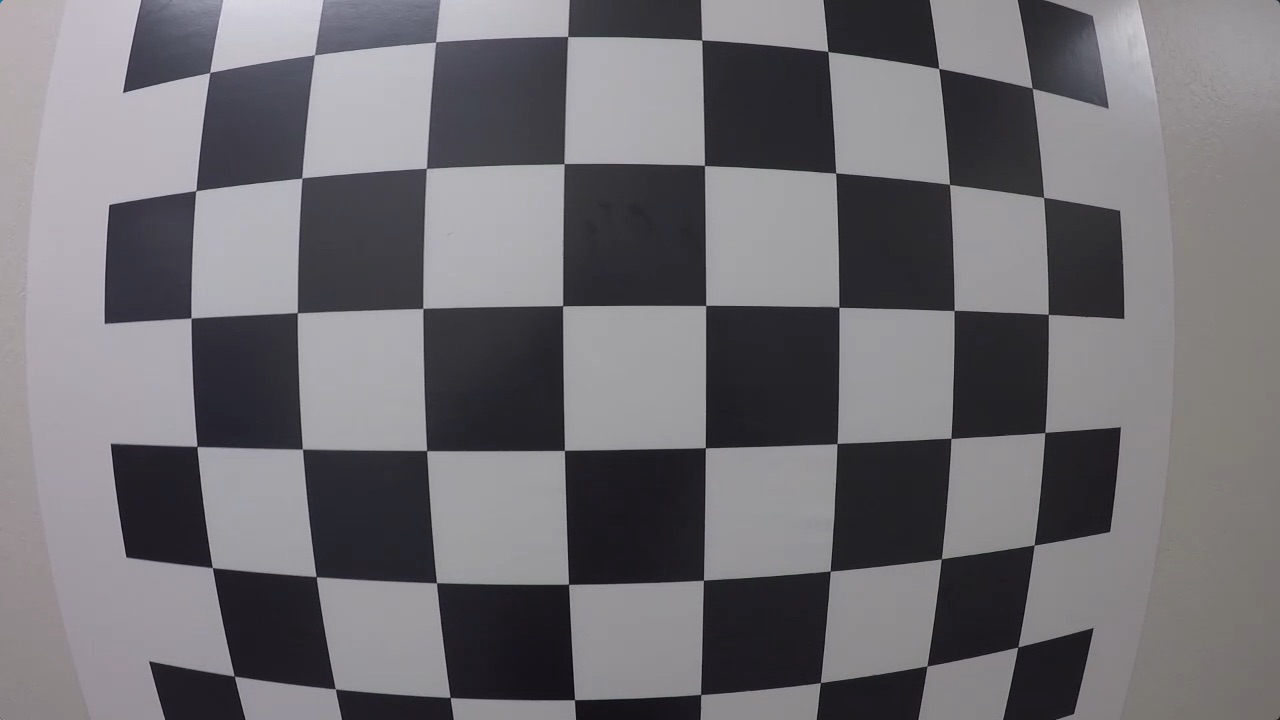
#> input picture project02 advanced lane lines/lecture/calibration_test.png, 1280 x 720 px; the run also reads 1 picture not shown here
$ jupyter execute --allow-errors camera_calibration.ipynb   (shell and % lines are left out)   (older library calls are emulated)
#> lines starting #> are read from the running program, lines starting #| are printed output that depends on the picture; after the words box and inside, x2 and y2 are one past the last pixel; in counts of white or black regions, pixels touching at a corner belong together
## Disable Scroll

## Drawing Corners

[cell 1]
import numpy as np
import cv2
import matplotlib.pyplot as plt
import matplotlib.image as mpimg

# prepare object points
nx = 6  #TODO: enter the number of inside corners in x
ny = 8  #TODO: enter the number of inside corners in y

# Make a list of calibration images
fname = 'calibration_test.png'
img = cv2.imread(fname)
#> img is the input picture: shape (720, 1280, 3); mean B, G, R 115.4, 110.9, 112.9

# Convert to grayscale
gray = cv2.cvtColor(img, cv2.COLOR_BGR2GRAY)

# Find the chessboard corners
ret, corners = cv2.findChessboardCorners(gray, (nx, ny), None)
#> ret = True; corners = 48 rows, first 8: [1032.2, 88.22], [1043.5, 197.3], [1048.1, 314.3], [1044.9, 432.5], [1034, 545], [1017.8, 647.1], [938.9, 68.44], [949.4, 184.2]

# print(ret, corners)

# If found, draw corners
if ret == True:
    # Draw and display the corners
    cv2.drawChessboardCorners(img, (nx, ny), corners, ret)
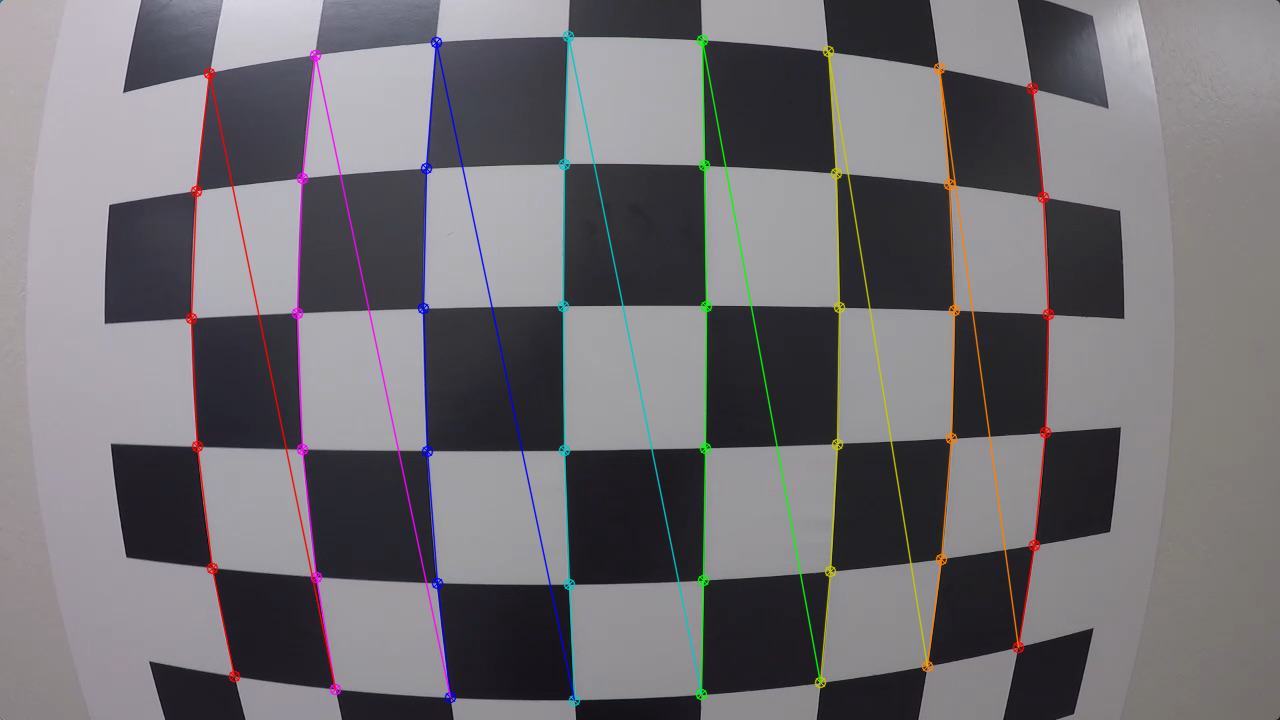
#> img: shape (720, 1280, 3); 3.47% of pixels changed, all inside (x1, y1, x2, y2) = (185, 30, 1055, 707)
    plt.imshow(img)

Camera Calibration with OpenCV
===

### Run the code in the cell below to extract object points and image points for camera calibration.

[cell 2]
import numpy as np
import cv2
import glob
import matplotlib.pyplot as plt

# prepare object points, like (0,0,0), (1,0,0), (2,0,0) ....,(6,5,0)
objp = np.zeros((6*8,3), np.float32)
objp[:,:2] = np.mgrid[0:8, 0:6].T.reshape(-1,2)

# Arrays to store object points and image points from all the images.
objpoints = [] # 3d points in real world space
imgpoints = [] # 2d points in image plane.

# Make a list of calibration images
images = glob.glob('calibration_wide/GO*.jpg')

# Step through the list and search for chessboard corners
for idx, fname in enumerate(images):
    img = cv2.imread(fname)
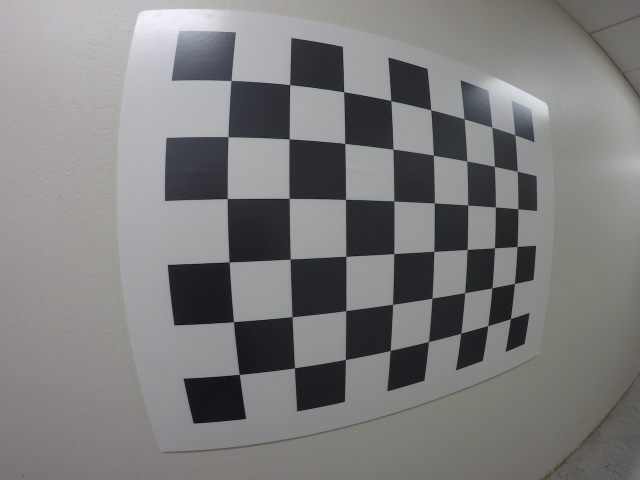
#> input picture project02 advanced lane lines/lecture/calibration_wide/GOPR0032.jpg, 1280 x 960 px (shown at 1/2 size)
#> img is the input picture: shape (960, 1280, 3); mean B, G, R 124.7, 124.9, 125.1
    gray = cv2.cvtColor(img, cv2.COLOR_BGR2GRAY)
#> gray: shape (960, 1280)

    # Find the chessboard corners
    ret, corners = cv2.findChessboardCorners(gray, (8,6), None)
#> corners = 48 rows, first 8: [462.6, 161.3], [579.9, 169.7], [687.9, 184.1], [782.3, 201.7], [862.1, 220.2], [928.7, 238.1], [984.4, 254.6], [1030.1, 270]

    # If found, add object points, image points
    if ret == True:
        objpoints.append(objp)
        imgpoints.append(corners)

        # Draw and display the corners
        cv2.drawChessboardCorners(img, (8,6), corners, ret)
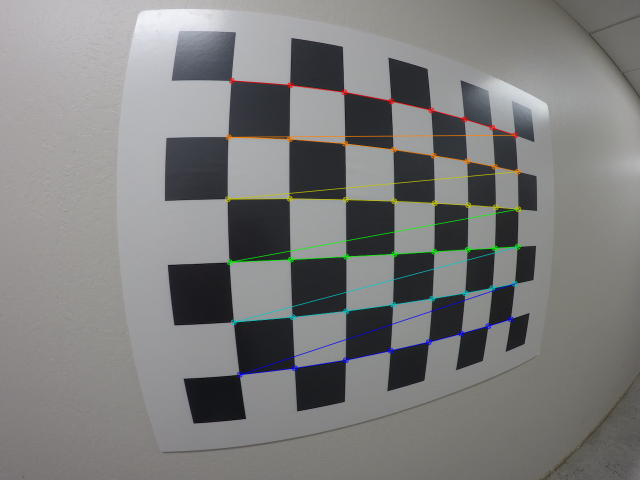
#> img: shape (960, 1280, 3) (shown at 1/2 size); 1.83% of pixels changed, all inside (x1, y1, x2, y2) = (449, 155, 1043, 756)
        #write_name = 'corners_found'+str(idx)+'.jpg'
        #cv2.imwrite(write_name, img)
        cv2.imshow('img', img)
        cv2.waitKey(500)
#> pass 2 of the loop `for idx, fname in enumerate(images):`:
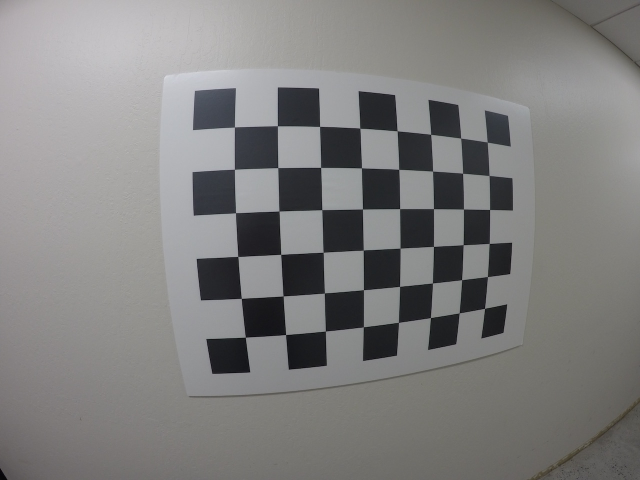
#> input picture project02 advanced lane lines/lecture/calibration_wide/GOPR0033.jpg, 1280 x 960 px (shown at 1/2 size)
#> img is the input picture: shape (960, 1280, 3); mean B, G, R 126.8, 127.5, 128.1
#> `ret, corners = cv2.findChessboardCorners(gray, (8,6), None)`: corners = 48 rows, first 8: [469.4, 254.5], [555.3, 252.3], [639.7, 253.2], [720.3, 256.6], [794.7, 262.2], [861.9, 269], [922, 276.5], [974.9, 284.9]
#> `cv2.drawChessboardCorners(img, (8,6), corners, ret)`:
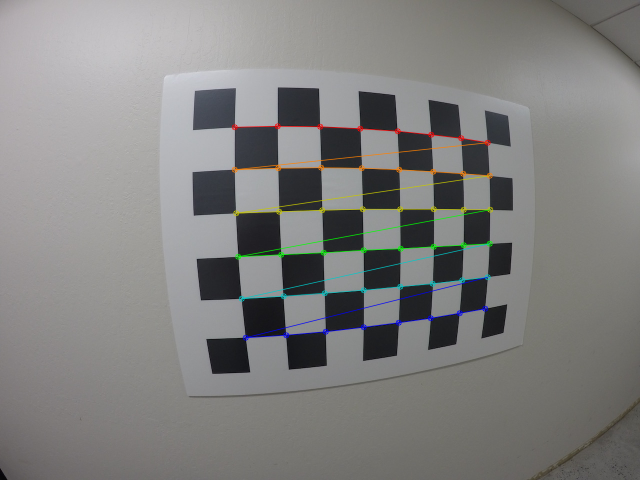
#> img: shape (960, 1280, 3) (shown at 1/2 size); 1.66% of pixels changed, all inside (x1, y1, x2, y2) = (463, 246, 987, 682)
#> pass 3 of the loop `for idx, fname in enumerate(images):`:
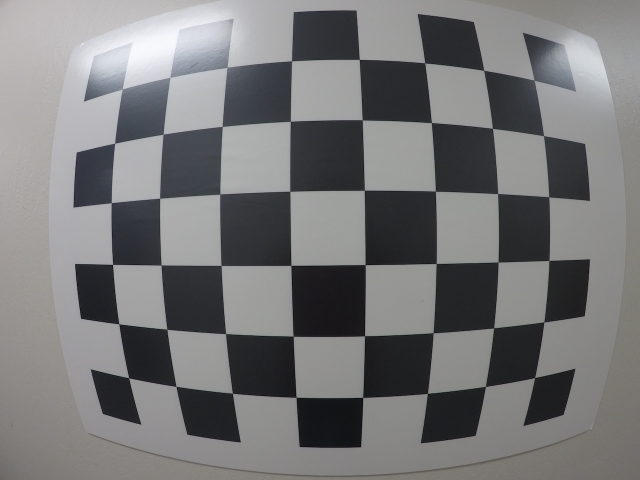
#> input picture project02 advanced lane lines/lecture/calibration_wide/GOPR0034.jpg, 1280 x 960 px (shown at 1/2 size)
#> img is the input picture: shape (960, 1280, 3); mean B, G, R 120, 119.2, 119.1
#> `ret, corners = cv2.findChessboardCorners(gray, (8,6), None)`: corners = 48 rows, first 8: [244.7, 178.6], [340.3, 155.1], [454.6, 135], [583.6, 122], [719.1, 119.1], [849.8, 126.1], [968, 140.8], [1069.3, 161.3]
#> `cv2.drawChessboardCorners(img, (8,6), corners, ret)`:
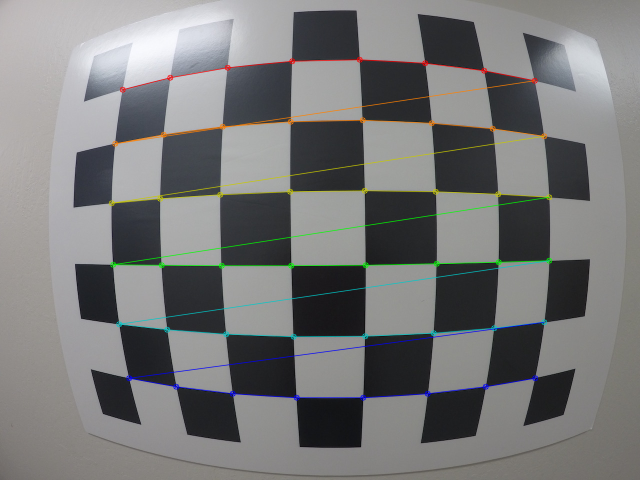
#> img: shape (960, 1280, 3) (shown at 1/2 size); 2.56% of pixels changed, all inside (x1, y1, x2, y2) = (217, 113, 1105, 802)

cv2.destroyAllWindows()

[cell 3]
print("--obj points--")
# print(np.zeros((6*8,3), np.float32).shape)
print(len(objpoints))
print(objpoints[0].shape)
print(objp.shape)
# print(objpoints[1])
# print(objp)

print("\n\n--image points--")
print(len(imgpoints))
#| 3
print(imgpoints[0].shape)
#| (48, 1, 2)
# [10 lines of commented-out code are left out]

### If the above cell ran sucessfully, you should now have `objpoints` and `imgpoints` needed for camera calibration.  Run the cell below to calibrate, calculate distortion coefficients, and test undistortion on an image!

#> (a cell that did not finish here is left out)

## Undistort and Transform Perspective

[cell 5]
import pickle
import cv2
import numpy as np
import matplotlib.pyplot as plt
import matplotlib.image as mpimg

# Read in the saved camera matrix and distortion coefficients
# These are the arrays you calculated using cv2.calibrateCamera()
dist_pickle = pickle.load( open( "wide_dist_pickle.p", "rb" ) )
#> (reads project02 advanced lane lines/lecture/wide_dist_pickle.p from the repository)
mtx = dist_pickle["mtx"]
dist = dist_pickle["dist"]

# Read in an image
img = cv2.imread('test_image2.png') # BGR
nx = 8 # the number of inside corners in x
ny = 6 # the number of inside corners in y

def corners_unwarp(img, nx, ny, mtx, dist):
    # Pass in your image into this function
    # Write code to do the following steps
    # 1) Undistort using mtx and dist
#> called with nx = 8, ny = 6, mtx = array of shape (3, 3), dist = array of shape (1, 5)
    image = cv2.undistort(img, mtx, dist, None, mtx)
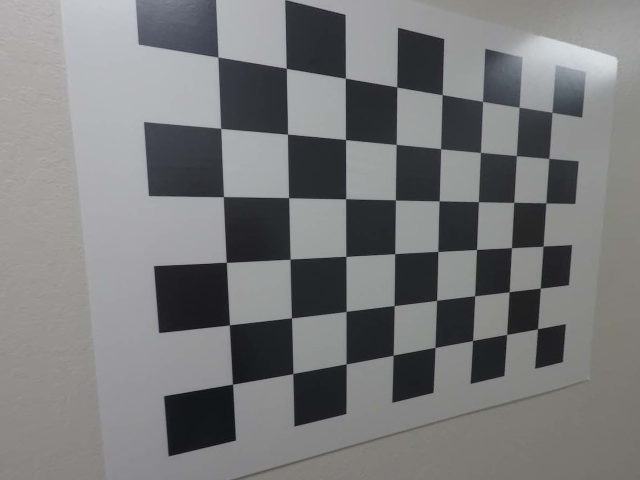
#> image: shape (960, 1280, 3) (shown at 1/2 size); mean B, G, R 123, 122, 121.3
#     plt.imshow(dst)

    # 2) Convert to grayscale
#     image = cv2.cvtColor(image, cv2.COLOR_RGB2GRAY)
    image = cv2.cvtColor(image, cv2.COLOR_BGR2GRAY)
#> image: shape (960, 1280)

    # 3) Find the chessboard corners
    found_corner, corners = cv2.findChessboardCorners(image, (8,6), None)
#> found_corner = True; corners = 48 rows, first 8: [436.5, 114.3], [573.6, 137.9], [691.4, 156.3], [793.9, 174.5], [884.1, 190.4], [966.1, 203.4], [1037.9, 215.7], [1104, 224.7]

#     import pdb; pdb.set_trace()

    # 4)
#     cv2.drawChessboardCorners(image, (nx, ny), corners, found_corner)

    plt.imshow(image, cmap='gray')

#     plt.imshow(image)
    plt.plot(corners[0][0][0], corners[0][0][1], '.', markersize=20)
    plt.plot(corners[7][0][0], corners[7][0][1], '.', markersize=20)
    plt.plot(corners[40][0][0], corners[40][0][1], '.', markersize=20)
    plt.plot(corners[47][0][0], corners[47][0][1], '.', markersize=20)

    # 5)
#     src_points = np.float32([[,],[,],[,],[,]])
    src_points = np.array([
        corners[0][0],
        corners[7][0],
        corners[40][0],
        corners[47][0]
    ], np.float32)
#> src_points = [[436.5, 114.3], [1104, 224.7], [465.3, 768.6], [1075.5, 658]]

#             a) draw corners
#             b) define 4 source points src = np.float32([[,],[,],[,],[,]])
#                  Note: you could pick any four of the detected corners
#                  as long as those four corners define a rectangle
#                  One especially smart way to do this would be to use four well-chosen
#                  corners that were automatically detected during the undistortion steps
#                  We recommend using the automatic detection of corners in your code

    # 6
    dst_points = np.array([
        [250, 250],
        [1000, 250],
        [250, 800],
        [1000, 800],
    ], np.float32)

    # 7
    M = cv2.getPerspectiveTransform(src_points, dst_points)
#> M = [[0.493, -0.0547, -6.65], [-0.203, 0.584, 224.2], [-0.000407, -0.000114, 1]]

    # 8
    image_size = (image.shape[1], image.shape[0])
#> image_size = (1280, 960)
    warped = cv2.warpPerspective(image, M, image_size, flags=cv2.INTER_LINEAR)
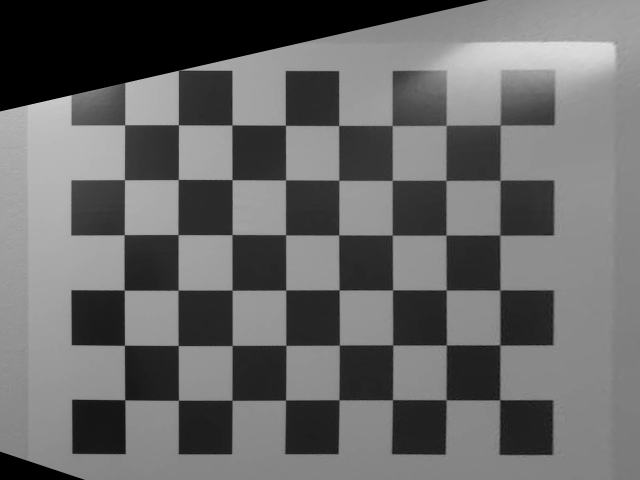
#> warped: shape (960, 1280) (shown at 1/2 size); min 0, max 228, mean 104.3

            # c) define 4 destination points dst = np.float32([[,],[,],[,],[,]])
            # d) use cv2.getPerspectiveTransform() to get M, the transform matrix
            # e) use cv2.warpPerspective() to warp your image to a top-down view
    # 1


    #delete the next two lines
    # M = None
    # warped = np.copy(img)
    # warped = dst
    return warped, M

top_down, perspective_M = corners_unwarp(img, nx, ny, mtx, dist)
#> perspective_M has the same summary as M in corners_unwarp
f, (ax1, ax2) = plt.subplots(1, 2, figsize=(24, 9))
f.tight_layout()
ax1.imshow(img)
ax1.set_title('Original Image', fontsize=50)
ax2.imshow(top_down, cmap='gray')
ax2.set_title('Undistorted and Warped Image', fontsize=50)
plt.subplots_adjust(left=0., right=1, top=0.9, bottom=0.)
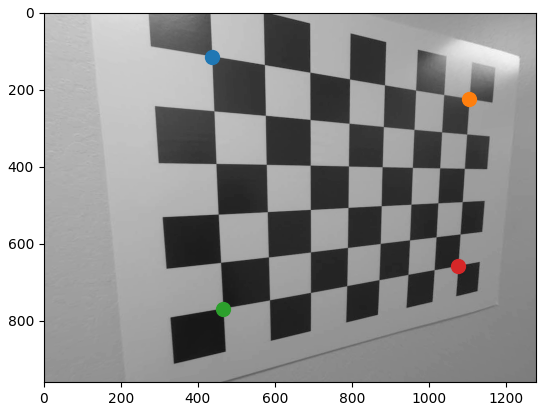
#> figure drawn by matplotlib, 1 panel
#> figure, not shown here; B, G, R data is drawn as R, G, B

[cell 6]
corners[0]
print(corners.shape)
#| (48, 1, 2)
dst_points = np.array([
    [250, 250],
    [1000, 250],
    [250, 800],
    [1000, 800],
], np.float32)

dst_points

print(top_down.shape)
#| (960, 1280)

## From the lecture

[cell 7]
# Define a function that takes an image, number of x and y points,
# camera matrix and distortion coefficients
# [33 lines left out: function corners_unwarp, not called in this run]

# Sobel

[cell 8]
import numpy as np
import cv2
import matplotlib.pyplot as plt
import matplotlib.image as mpimg
import pickle


# Read in an image and grayscale it
image = cv2.imread('signs_vehicles_xygrad.png') # BGR
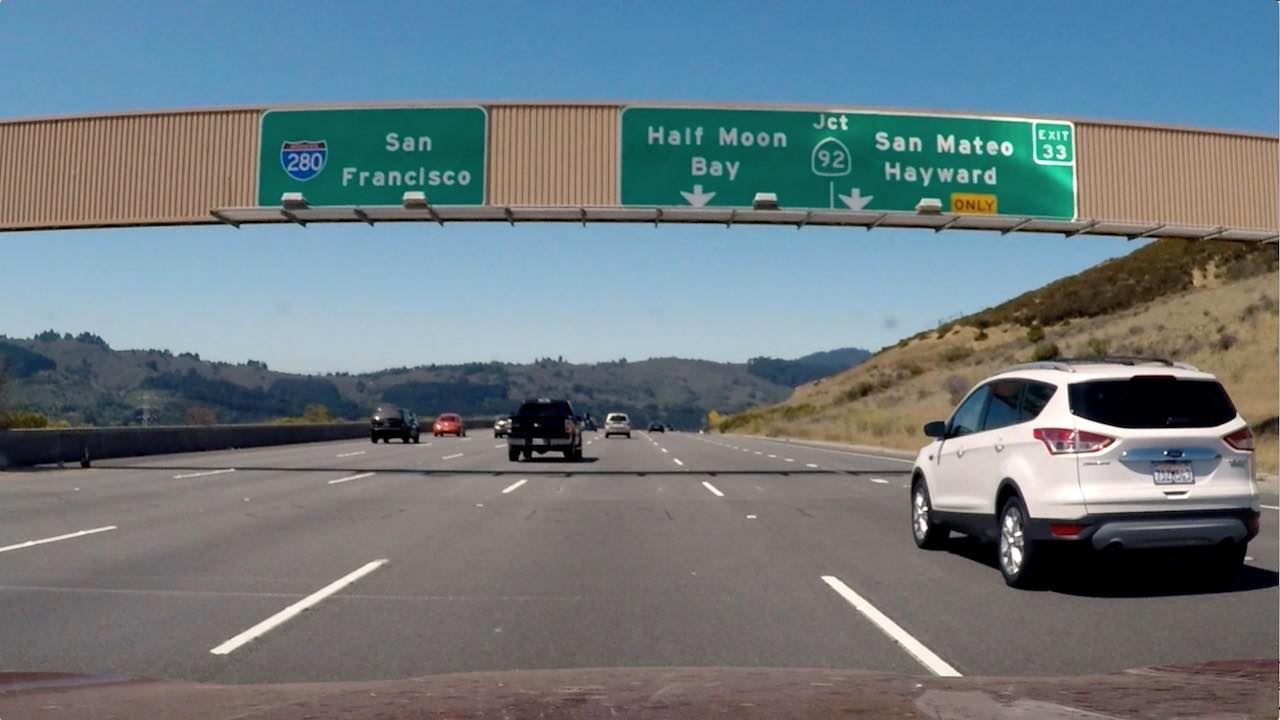
#> input picture project02 advanced lane lines/lecture/signs_vehicles_xygrad.png, 1280 x 720 px
#> image is the input picture: shape (720, 1280, 3); mean B, G, R 127.5, 121.6, 109.2
image = cv2.cvtColor(img, cv2.COLOR_BGR2GRAY) # cv2.COLOR_BGR2GRAY
#> image: shape (960, 1280)

# Define a function that applies Sobel x or y,
# then takes an absolute value and applies a threshold.
# Note: calling your function with orient='x', thresh_min=5, thresh_max=100
# should produce output like the example image shown above this quiz.
# [12 lines left out: function abs_sobel_thresh1, not called in this run]

# Define a function that takes an image, gradient orientation,
# and threshold min / max values.
def abs_sobel_thresh(img, orient='x', thresh_min=0, thresh_max=255):
    # # Convert to grayscale
    # gray = cv2.cvtColor(img, cv2.COLOR_RGB2GRAY)

    # Apply x or y gradient with the OpenCV Sobel() function
    # and take the absolute value
#> called with orient = 'x', thresh_min = 20, thresh_max = 100
    if orient == 'x':
        abs_sobel = np.absolute(cv2.Sobel(gray, cv2.CV_64F, 1, 0))
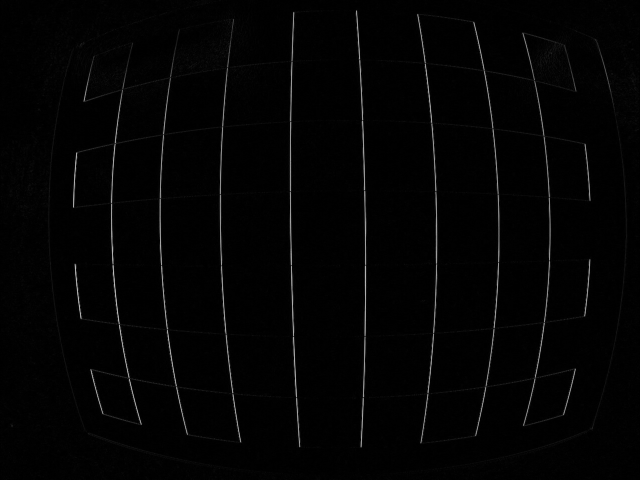
#> abs_sobel: shape (960, 1280) float64 (shown at 1/2 size); min 0, max 671, mean 9.6; drawn with min black and max white
    if orient == 'y':
        abs_sobel = np.absolute(cv2.Sobel(gray, cv2.CV_64F, 0, 1))

    import pdb; pdb.set_trace()

    # Rescale back to 8 bit integer
    scaled_sobel = np.uint8(255*abs_sobel/np.max(abs_sobel))
    # Create a copy and apply the threshold
    binary_output = np.zeros_like(scaled_sobel)
    # Here I'm using inclusive (>=, <=) thresholds, but exclusive is ok too
    binary_output[(scaled_sobel >= thresh_min) & (scaled_sobel <= thresh_max)] = 1

    # Return the result
    return binary_output
# Run the function
grad_binary = abs_sobel_thresh(image, orient='x', thresh_min=20, thresh_max=100)
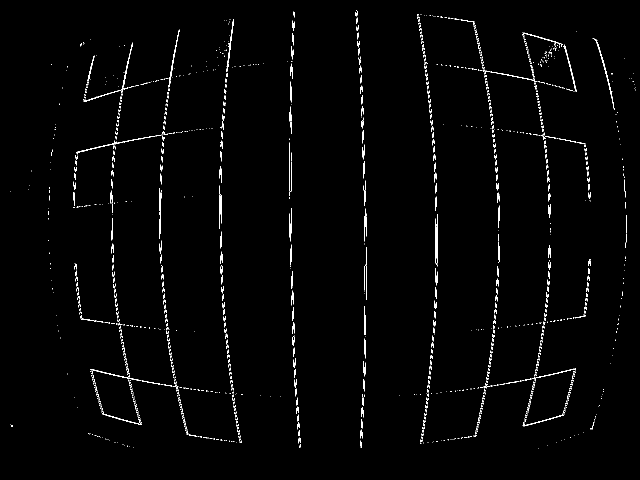
#> grad_binary: shape (960, 1280) (shown at 1/2 size); values 0 (black) and 1 (white), 1.4% white in thin lines or dots, all inside (x1, y1, x2, y2) = (21, 20, 1272, 897)
# Plot the result
f, (ax1, ax2) = plt.subplots(1, 2, figsize=(24, 9))
f.tight_layout()
ax1.imshow(image)
ax1.set_title('Original Image', fontsize=50)
ax2.imshow(grad_binary, cmap='gray')
ax2.set_title('Thresholded Gradient', fontsize=50)
plt.subplots_adjust(left=0., right=1, top=0.9, bottom=0.)
